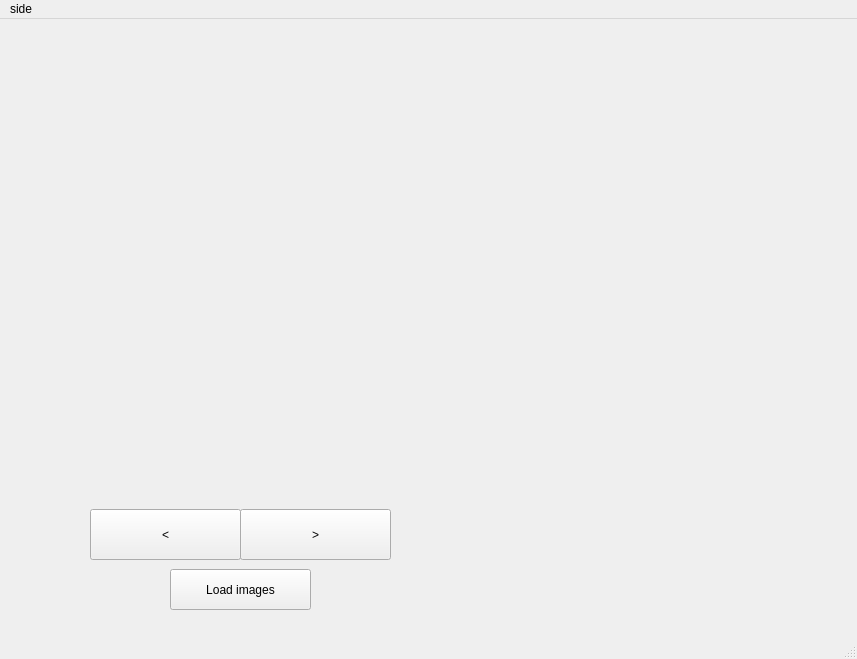
<?xml version="1.0" encoding="UTF-8"?>
<ui version="4.0">
 <class>MainWindow</class>
 <widget class="QMainWindow" name="MainWindow">
  <property name="geometry">
   <rect>
    <x>0</x>
    <y>0</y>
    <width>857</width>
    <height>659</height>
   </rect>
  </property>
  <property name="windowTitle">
   <string>MainWindow</string>
  </property>
  <widget class="QWidget" name="centralwidget">
   <widget class="QPushButton" name="previous_image_button">
    <property name="geometry">
     <rect>
      <x>90</x>
      <y>490</y>
      <width>151</width>
      <height>51</height>
     </rect>
    </property>
    <property name="text">
     <string>&lt;</string>
    </property>
   </widget>
   <widget class="QPushButton" name="next_image_button">
    <property name="geometry">
     <rect>
      <x>240</x>
      <y>490</y>
      <width>151</width>
      <height>51</height>
     </rect>
    </property>
    <property name="text">
     <string>&gt;</string>
    </property>
   </widget>
   <widget class="QPushButton" name="load_image_button">
    <property name="geometry">
     <rect>
      <x>170</x>
      <y>550</y>
      <width>141</width>
      <height>41</height>
     </rect>
    </property>
    <property name="text">
     <string>Load images</string>
    </property>
   </widget>
   <widget class="QLabel" name="display_image">
    <property name="geometry">
     <rect>
      <x>30</x>
      <y>40</y>
      <width>381</width>
      <height>431</height>
     </rect>
    </property>
    <property name="frameShape">
     <enum>QFrame::NoFrame</enum>
    </property>
    <property name="frameShadow">
     <enum>QFrame::Sunken</enum>
    </property>
    <property name="lineWidth">
     <number>20</number>
    </property>
    <property name="text">
     <string/>
    </property>
    <property name="pixmap">
     <pixmap>../imagis analysis/hw2_handout/cat.jpg</pixmap>
    </property>
    <property name="scaledContents">
     <bool>false</bool>
    </property>
    <property name="alignment">
     <set>Qt::AlignBottom|Qt::AlignHCenter</set>
    </property>
    <property name="wordWrap">
     <bool>false</bool>
    </property>
   </widget>
  </widget>
  <widget class="QMenuBar" name="menubar">
   <property name="geometry">
    <rect>
     <x>0</x>
     <y>0</y>
     <width>857</width>
     <height>26</height>
    </rect>
   </property>
   <widget class="QMenu" name="menuside">
    <property name="title">
     <string>side</string>
    </property>
    <addaction name="separator"/>
    <addaction name="separator"/>
    <addaction name="separator"/>
    <addaction name="separator"/>
   </widget>
   <addaction name="menuside"/>
  </widget>
  <widget class="QStatusBar" name="statusbar"/>
 </widget>
 <resources/>
 <connections/>
</ui>
